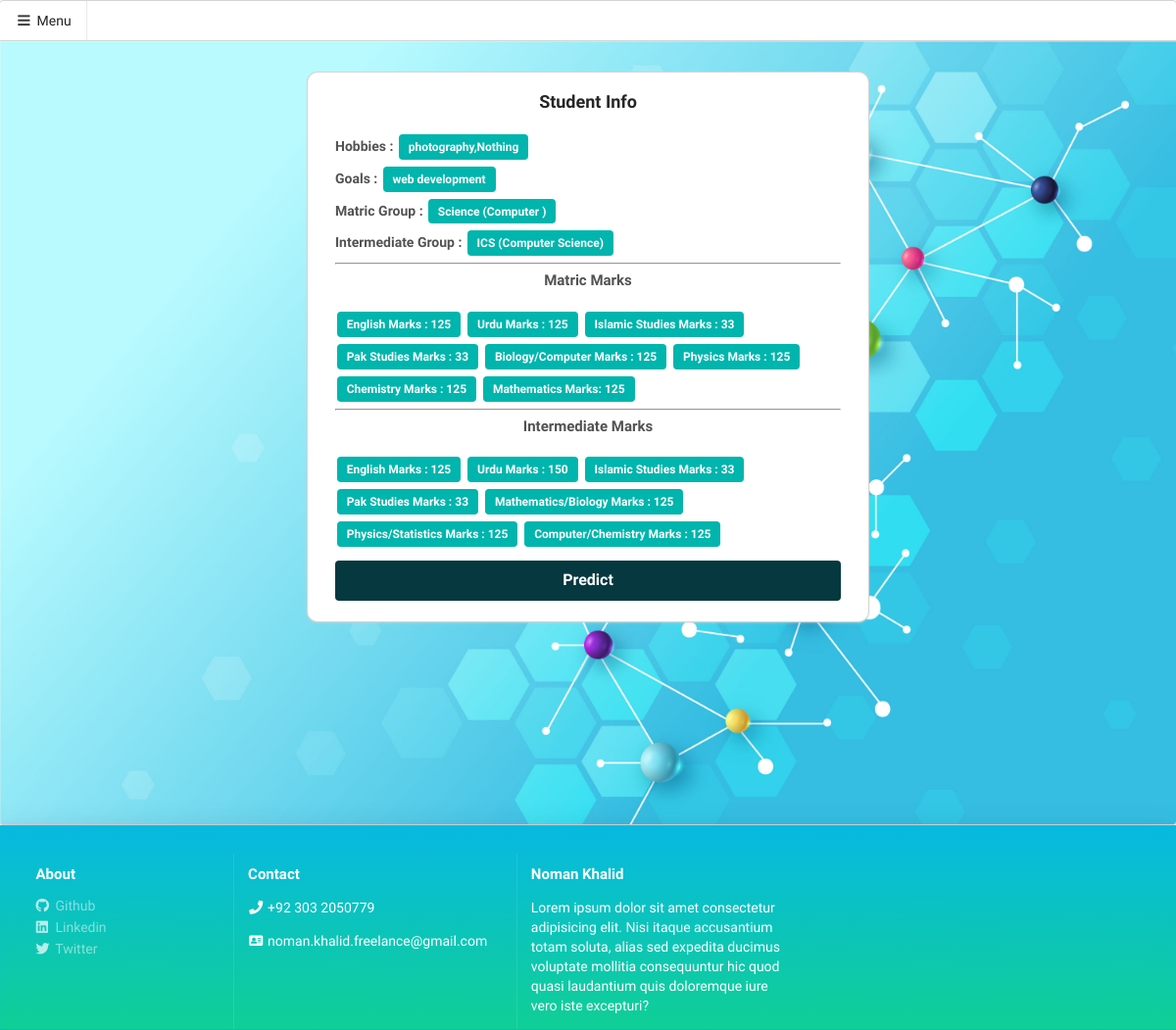
The page /show_student on the database as committed earlier.
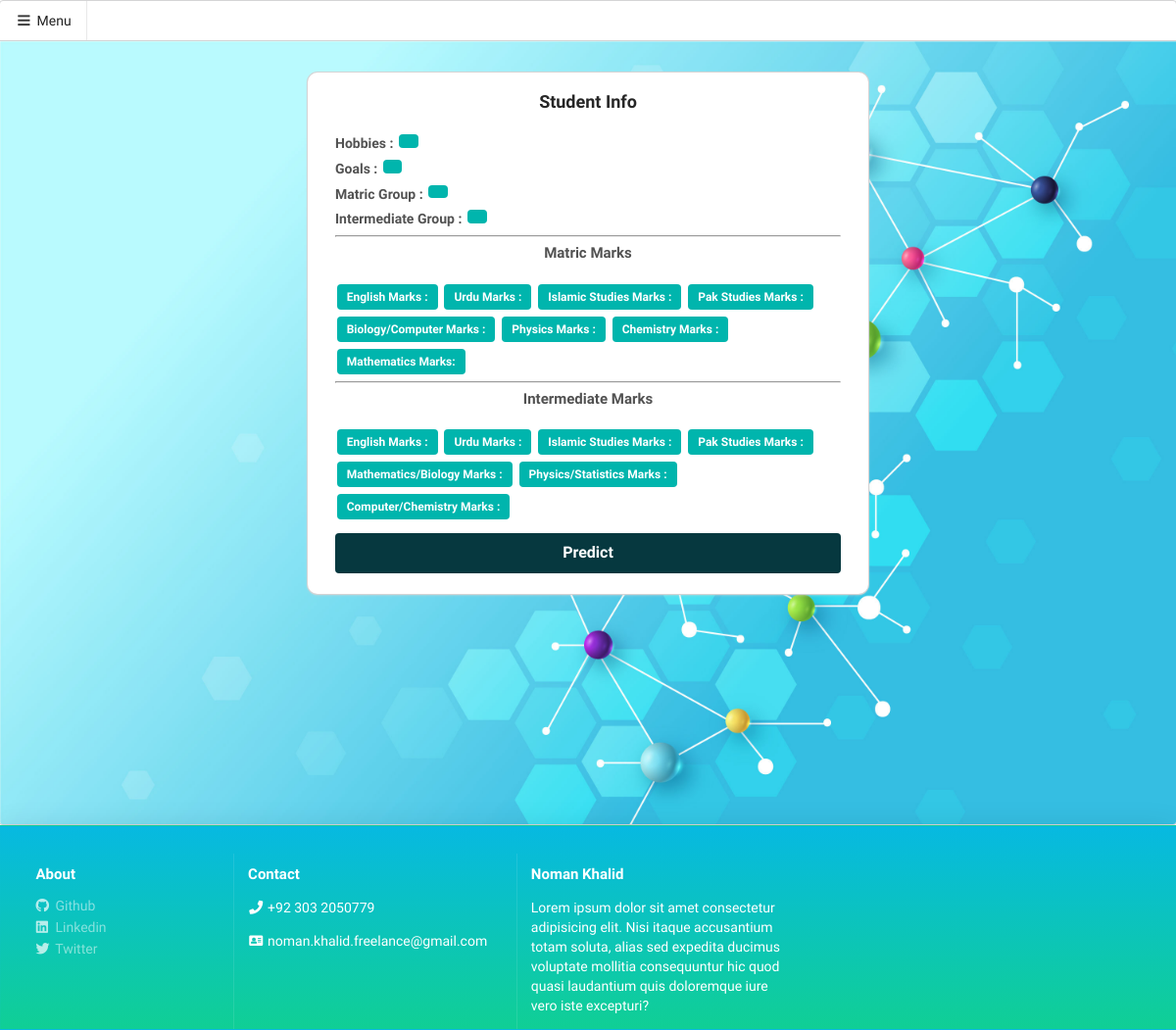
The same page on the database as committed later.
### app.py (models this page shows, shortened)
class Student(db.Model):
    id = db.Column("id",db.Integer, primary_key=True)
    hobbies = db.Column("Hobbies",db.Text)
    goals = db.Column("Goals",db.Text)
    income = db.Column("Income",db.Integer)
    m_group = db.Column("M-Group",db.Text)
    m_english_marks = db.Column("M-English Marks",db.Integer)
    m_urdu_marks = db.Column("M-Urdu Marks",db.Integer)
    m_islamic_studies_marks = db.Column("M-Islamic Studies Marks",db.Integer)
    m_pak_studies_marks = db.Column("M-Pak Studies Marks",db.Integer)
    m_bio_comp_marks = db.Column("M-Bio/Comp Marks",db.Integer)
    m_physics_marks = db.Column("M-Physics Markss",db.Integer)
    m_chemistry_marks = db.Column("M-Chemistry Marks",db.Integer)
    m_mathematics_marks = db.Column("M-Mathematics Marks",db.Integer)
    i_group = db.Column("I-Group",db.Text)
    i_english_marks = db.Column("I-English Marks",db.Integer)
    i_urdu_marks = db.Column("I-Urdu Marks",db.Integer)
    i_islamic_studies_marks = db.Column("I-Islamic Studies Marks",db.Integer)
    i_pak_studies_marks = db.Column("I-Pak Studies Marks",db.Integer)
    i_math_bio_marks = db.Column("I-Math/Bio",db.Integer)
    i_physics_statistics_marks = db.Column("I-Physics/Statistics",db.Integer)
    i_comp_chem_marks = db.Column("I-Comp/Chem",db.Integer)
    program = db.Column("program",db.Text)
    feedback = db.relationship("Feedback", uselist=False, backref="student")
    user_id = db.Column(db.Integer, db.ForeignKey('user.id'))

### app.py (the view)
@app.route('/show_student')
def show_student():
  student = Student.query.order_by(Student.id.desc()).first()
  return render_template('student/show.html', student = student)

### templates/student/show.html
{% extends 'layout.html' %} {% block title %} Show Student {% endblock %} {% block content %}
<div class="row">
  <div class="eight wide column">
    <div class="ui card" style="padding: 0.5rem 1rem">
      <div class="content">
        <div class="ui header center aligned">Student Info</div>
        <div class="description">
          <div>
            <strong> Hobbies : </strong>
            <div class="ui teal label">{{ student.hobbies }}</div>
          </div>
          <div>
            <strong> Goals :</strong>
            <div class="ui teal label">{{ student.goals }}</div>
          </div>
          <div>
            <strong>Matric Group :</strong>
            <div class="ui teal label">{{ student.m_group }}</div>
          </div>
          <div>
            <strong>Intermediate Group :</strong>
            <div class="ui teal label">{{ student.i_group }}</div>
          </div>
          <hr />
          <div>
            <div>
              <h4 class="ui center aligned">Matric Marks</h4>
              <div class="ui teal label">
                <strong>English Marks :</strong>
                {{ student.m_english_marks }}
              </div>
              <div class="ui teal label">
                <strong>Urdu Marks :</strong> {{ student.m_urdu_marks }}
              </div>
              <div class="ui teal label">
                <strong>Islamic Studies Marks :</strong> {{ student.m_islamic_studies_marks }}
              </div>
              <div class="ui teal label">
                <strong>Pak Studies Marks :</strong> {{ student.m_pak_studies_marks }}
              </div>
              <div class="ui teal label">
                <strong>Biology/Computer Marks :</strong> {{ student.m_bio_comp_marks }}
              </div>
              <div class="ui teal label">
                <strong>Physics Marks :</strong> {{ student.m_physics_marks }}
              </div>
              <div class="ui teal label">
                <strong>Chemistry Marks :</strong> {{ student.m_chemistry_marks }}
              </div>
              <div class="ui teal label">
                <strong>Mathematics Marks:</strong> {{ student.m_mathematics_marks }}
              </div>
            </div>
            <hr />
            <div>
              <h4 class="ui center aligned">Intermediate Marks</h4>
              <div class="ui teal label">
                <strong>English Marks :</strong> {{ student.i_english_marks }}
              </div>
              <div class="ui teal label">
                <strong>Urdu Marks :</strong> {{ student.i_urdu_marks }}
              </div>
              <div class="ui teal label">
                <strong>Islamic Studies Marks :</strong> {{ student.i_islamic_studies_marks }}
              </div>
              <div class="ui teal label">
                <strong>Pak Studies Marks :</strong> {{ student.i_pak_studies_marks }}
              </div>
              <div class="ui teal label">
                <strong>Mathematics/Biology Marks :</strong> {{ student.i_math_bio_marks }}
              </div>
              <div class="ui teal label">
                <strong>Physics/Statistics Marks :</strong> {{ student.i_physics_statistics_marks }}
              </div>
              <div class="ui teal label">
                <strong>Computer/Chemistry Marks :</strong> {{ student.i_comp_chem_marks }}
              </div>
            </div>
          </div>
          <div style="margin-top: 1rem">
            <a
              class="ui large button predict-button"
              href="{{ url_for('predict') }}"
              style="width: 100%"
              >Predict</a
            >
          </div>
        </div>
      </div>
    </div>
  </div>
</div>
{% endblock %}

### templates/layout.html (shortened to what this page needs)
<html lang="en">
  <head>
    <link
      rel="stylesheet"
      href="https://cdnjs.cloudflare.com/ajax/libs/semantic-ui/2.4.1/semantic.min.css"
    />
    <link rel="stylesheet" href="{{ url_for('static', filename='css/style.css') }}" />
  </head>
  <body>
    <div class="ui top attached demo menu">
      <a class="item">
        <i class="sidebar icon"></i>
        Menu
      </a>
    </div>
    <div class="ui bottom attached segment pushable">
      <div class="pusher">
        <div class="ui basic segment">
          <div class="ui centered grid stackable column">
            <div class="row" style="margin: -5px 0px">
            </div>
            {% block content %} {% endblock %}
          </div>
        </div>
      </div>
    </div>
    <div class="ui vertical footer segment glass-footer">
      <div class="ui container">
        <div class="ui stackable inverted divided grid" style="margin-top: 1rem">
          <div class="three wide column">
            <h4 class="ui inverted header">About</h4>
            <div class="ui inverted link list">
              <a href="https://github.com/dev-nomi" target="_blank" class="item">
                <i class="github icon"></i>
                Github
              </a>
              <a href="https://linkedin.com/in/dev-nomi" target="_blank" class="item">
                <i class="linkedin icon"></i>
                Linkedin
              </a>
              <a href="https://twitter.com/Coe9c" target="_blank" class="item">
                <i class="twitter icon"></i>
                Twitter
              </a>
            </div>
          </div>
          <div class="four wide column">
            <h4 class="ui inverted header">Contact</h4>
            <div class="ui inverted link list">
              <p style="color: white"><i class="phone icon"></i>+92 303 2050779</p>
              <p style="color: white">
                <i class="address card icon"></i>noman.khalid.freelance@gmail.com
              </p>
            </div>
          </div>
          <div class="four wide column">
            <h4 class="ui inverted header">Noman Khalid</h4>
            <p style="color: white">
              Lorem ipsum dolor sit amet consectetur adipisicing elit. Nisi itaque accusantium totam
              soluta, alias sed expedita ducimus voluptate mollitia consequuntur hic quod quasi
              laudantium quis doloremque iure vero iste excepturi?
            </p>
          </div>
        </div>
      </div>
    </div>
  </body>
</html>

### static/css/style.css (style rules this page uses)
.ui { font-family: "Balsamiq Sans", cursive !important; }
.pusher { background-image: url("../img/backgroud.jpg") !important; background-repeat: repeat !important; background-size: 100% !important; }
.ui.card { width: 100% !important; border-radius: 10px !important; }
.ui.label { margin-top: 0.5rem; }
.predict-button { background-color: #06383f !important; color: white !important; }
.ui.bottom.attached.segment.pushable { margin-bottom: 0 !important; }
.glass-footer { background: linear-gradient(rgb(7, 185, 225), rgb(16, 207, 149)) !important; box-shadow: 0 4px 30px rgba(0, 0, 0, 0.1) !important; backdrop-filter: blur(10px) !important; -webkit-backdrop-filter: blur(20px) !important; border: 1px solid rgba(29, 191, 205, 0.09) !important; }

Rows that differ between the two databases and show on the page:
removed Student: hobbies "photography,Nothing", goals "web development", m_group "Science (Computer )", i_group "ICS (Computer Science)", m_english_marks "125", m_urdu_marks "125", m_islamic_studies_marks "33", m_pak_studies_marks "33", m_bio_comp_marks "125", m_physics_marks "125", m_chemistry_marks "125", m_mathematics_marks "125", i_english_marks "125", i_urdu_marks "150", i_islamic_studies_marks "33", i_pak_studies_marks "33", i_math_bio_marks "125", i_physics_statistics_marks "125", i_comp_chem_marks "125"
